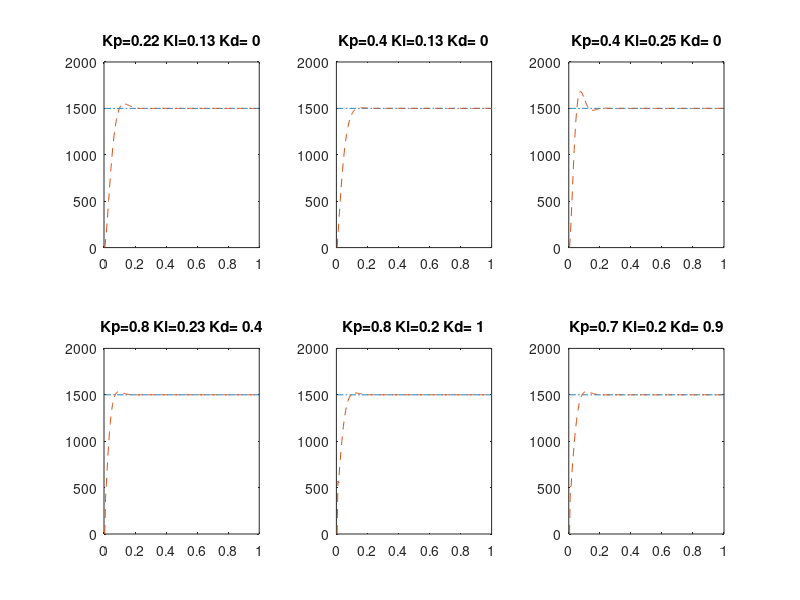

MATLAB code to generate this figure:
clc
clear
close all
PID=[0.22,0.13,0;
     0.4,0.13,0;
     0.4,0.25,0;
     0.8,0.23,0.4;
     0.8,0.2,1;
     0.7,0.2,0.9];%初始化PID参数
for pid=1:1:6
ts=0.005;  %采样时间=0.005s
sys=tf(0.998,[0.021,1]);   %建立被控对象传递函数，即式4.1
dsys=c2d(sys,ts,'z');      %离散化
[num,den]=tfdata(dsys,'v');   %
e_1=0;      %前一时刻的偏差      
Ee=0;       %累积偏差
u_1=0.0;    %前一时刻的控制量
y_1=0;       %前一时刻的输出
%PID参数
kp=PID(pid,1);    
ki=PID(pid,2);
kd=PID(pid,3);
u=zeros(1,1000);
time=zeros(1,1000);
for k=1:1:1000
    time(k)=k*ts;   %时间参数
    r(k)=1500;      %给定量
    y(k)=-1*den(2)*y_1+num(2)*u_1+num(1)*u(k);
    e(k)=r(k)-y(k);   %偏差
    u(k)=kp*e(k)+ki*Ee+kd*(e(k)-e_1);   
    Ee=Ee+e(k);    
    u_1=u(k);    
    y_1=y(k);    
    e_1=e(k);
end
subplot(2,3,pid);
p1=plot(time,r,'-.');xlim([0,1]);hold on;
p2=plot(time,y,'--');xlim([0,1]);
title(['Kp=',num2str(kp),' Ki=',num2str(ki),' Kd= ',num2str(kd)]);
hold on;
end